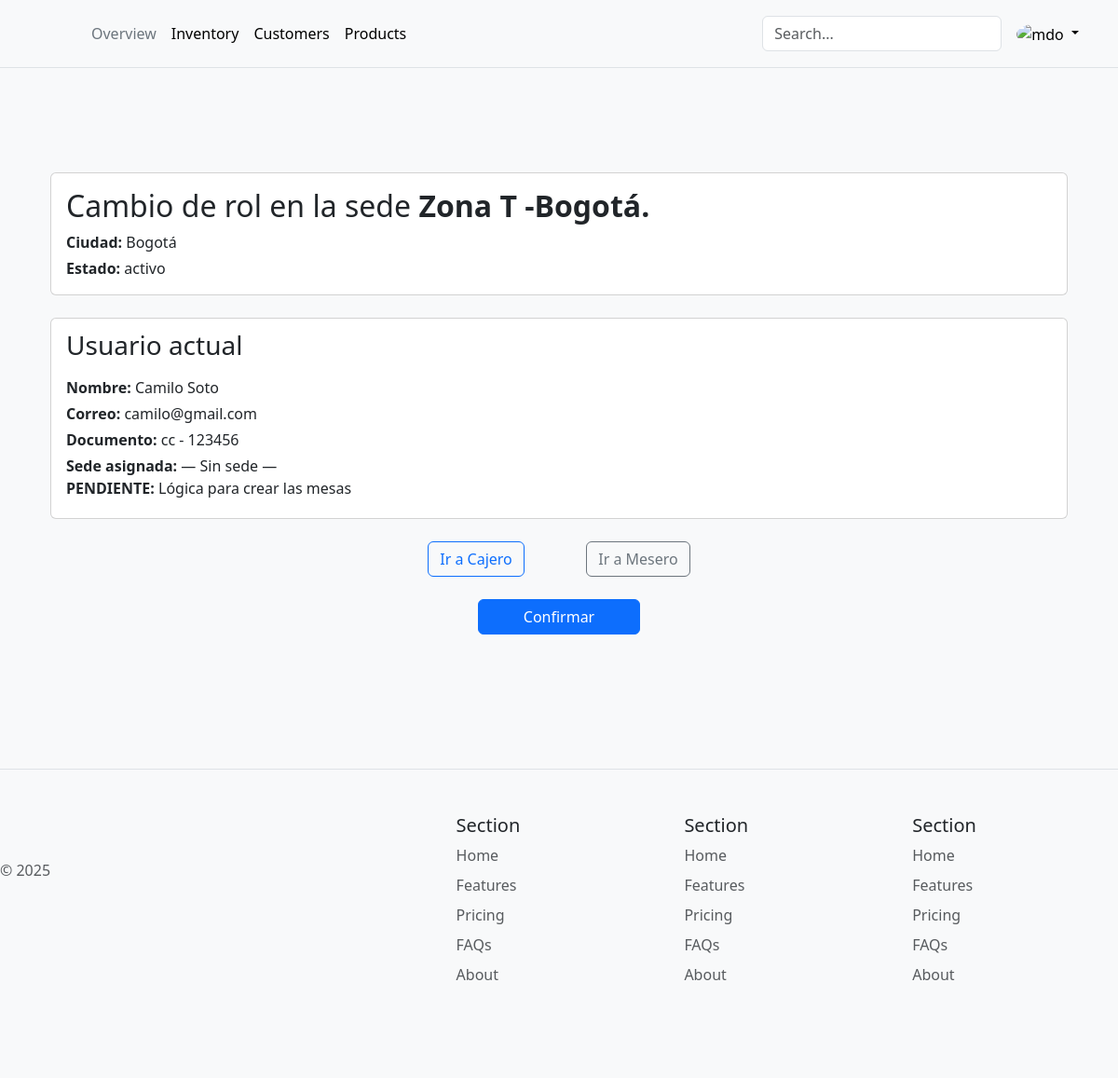
Screenshot of /adminis/sede/2/cambiar-rol/ (signed in) with the database file from the repository.
### adminis/models.py (models this page shows, shortened)
class Sede(models.Model):
    ESTADO = (
        (0, 'inactivo'),
        (1, 'activo')
    )
    idSede = models.AutoField(primary_key=True, db_column='idSede')
    nombre = models.CharField(max_length=100, null=True, db_column='nombre')
    estado = models.IntegerField(choices=ESTADO, null=True, default=1,db_column='estado')
    Ciudad = models.ForeignKey(
        Ciudad,
        on_delete=models.PROTECT,
        db_column='Ciudad_idCiudad',
        related_name='sedes',
        null=True,
        blank=True
    )
    class Meta:
        db_table = 'Sede'
        managed = True
        verbose_name = 'Sede'
        verbose_name_plural = 'Sedes'

class Ciudad(models.Model):
    ESTADO = (
        (0, 'inactivo'),
        (1, 'activo')
    )
    idCiudad = models.AutoField(primary_key=True, db_column='idCiudad')
    nombre = models.CharField(max_length=45, null=True, db_column='nombre')
    estado = models.IntegerField(choices=ESTADO, null=True, default=1,db_column='estado')
    Pais = models.ForeignKey(
        Pais,
        on_delete=models.PROTECT,
        db_column='Pais_idPais',
        related_name='ciudades',
        null=True,
        blank=True
    )
    class Meta:
        db_table = 'Ciudad'
        managed = True
        verbose_name = 'Ciudad'
        verbose_name_plural = 'Ciudades'

### accounts/models.py (models this page shows, shortened)
class Usuario(AbstractUser):
    TYPEDOCS = (
        ('cc', 'cédula de ciudadania'),
        ('ti', 'tarjeta de identidad'),
        ('ce', 'cédula de extranjería'),
        ('pa', 'pasaporte'),
    )
    ROLES = (
        (1, 'Admin'),
        (2, 'cajero'),
        (3, 'mesero'),
    )
    ESTADO = (
        (0, 'inactivo'),
        (1, 'activo')
    )
    nombres = models.CharField(max_length=100, verbose_name='Nombre(s)')
    apellidos = models.CharField(max_length=100, verbose_name='Apellido(s)')
    tipoDocumento = models.CharField(max_length=5, choices=TYPEDOCS, verbose_name='Tipo de documento')
    numDocumento = models.CharField(max_length=20, unique=True, verbose_name='Número de documento')
    correo = models.EmailField(max_length=100, unique=True, verbose_name='Correo electrónico')
    rol = models.IntegerField(choices=ROLES, default=3)
    estado = models.IntegerField(choices=ESTADO, default=0)
    sede = models.ForeignKey(
        Sede,
        on_delete=models.SET_NULL,
        null=True,
        blank=True,
        related_name='usuarios',
        verbose_name='Sede asignada'
    )
    REQUIRED_FIELDS = ['nombres', 'apellidos', 'tipoDocumento', 'numDocumento', 'rol', 'estado', 'correo']

### adminis/views.py (the view)
# urls.py: path('sede/<int:pk>/cambiar-rol/', ChangeRolView.as_view(), name='change_rol'),
class ChangeRolView(LoginRequiredMixin, DetailView):
    model = Sede
    template_name = 'sedes/cambiar_rol.html'
    context_object_name = 'sedes'
    def get_context_data(self, **kwargs):
        context = super().get_context_data(**kwargs)
        context['usuario'] = self.request.user
        return context

### adminis/templates/sedes/cambiar_rol.html (shortened to what this page needs)
{% extends "base.html" %}
{% block content %}
<div class="container py-5">
  <div class="card mb-4">
    <div class="card-body">
      <h2 class="card-title">Cambio de rol en la sede <strong>{{ sedes.nombre }}</strong></h2>
      <p class="mb-1"><strong>Ciudad:</strong> {{ sedes.Ciudad.nombre }}</p>
      <p class="mb-0"><strong>Estado:</strong> {{ sedes.get_estado_display }}</p>
    </div>
  </div>
  <div class="card mb-4">
    <div class="card-body">
      <h3 class="card-subtitle mb-3">Usuario actual</h3>
      <p class="mb-1"><strong>Nombre:</strong> {{ usuario.nombres }} {{ usuario.apellidos }}</p>
      <p class="mb-1"><strong>Correo:</strong> {{ usuario.correo }}</p>
      <p class="mb-1"><strong>Documento:</strong> {{ usuario.tipoDocumento }} - {{ usuario.numDocumento }}</p>
      <p class="mb-0">
        <strong>Sede asignada:</strong>
        {% if usuario.sedes %}
          {{ usuario.sedes.nombre }}
        {% else %}
          — Sin sede —
        {% endif %}
      </p>
      <p class="mb-1"><strong>PENDIENTE:</strong> Lógica para crear las mesas</p>
    </div>
  </div>
  <form method="post" action="{% url 'adminis:update_user_rol' sedes.pk %}" class="row justify-content-center">
    <div class="col-6 col-md-4 d-flex justify-content-around mb-4">
      <button name="new_role" value="2" class="btn btn-outline-primary">
        Ir a Cajero
      </button>
      <button name="new_role" value="3" class="btn btn-outline-secondary">
        Ir a Mesero
      </button>
    </div>
    <div class="col-12 text-center">
      <button type="submit" class="btn btn-primary px-5">Confirmar</button>
    </div>
  </form>
</div>
{% endblock %}

### templates/base.html (style rules this page uses)
:root { --bs-primary: #d39e2e; --bs-primary-rgb: 211,158,46; --bs-body-color: #333; --bs-body-bg: #f9f9f9; }
body { color: var(--bs-body-color); background-color: var(--bs-body-bg) !important; }

### rows the page displays
Sede: nombre "Zona T -Bogotá.", Ciudad.nombre "Bogotá", estado "activo"
Usuario: nombres "Camilo", apellidos "Soto", correo "camilo@gmail.com", tipoDocumento "cc", numDocumento "123456"
